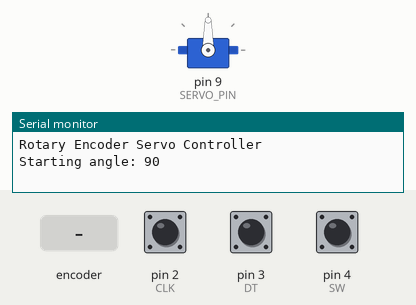
Simulated run of this sketch. Board: Arduino Uno, built with avr-gcc and run on an emulated ATmega328P. Parts: servo, the last lines printed to the serial monitor. The test bench sets the inputs (shaded band); at power-on: pin 4 (SW) HIGH, pin 2 (CLK) HIGH, pin 3 (DT) HIGH.

Above: at 1.2 s.
1.3 s: rotary encoder on pin 2 (CLK) / pin 3 (DT) turned 3 steps (first pin leading)
At 3.0 s:
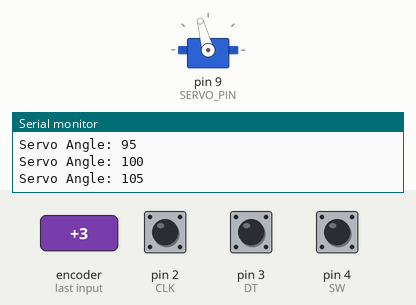
3.4 s: rotary encoder on pin 2 (CLK) / pin 3 (DT) turned 3 steps (first pin leading)
At 4.7 s:
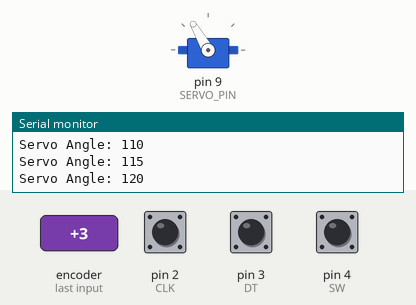
5.5 s: pin 4 (SW) pulled LOW for 0.15 s
At 6.0 s:
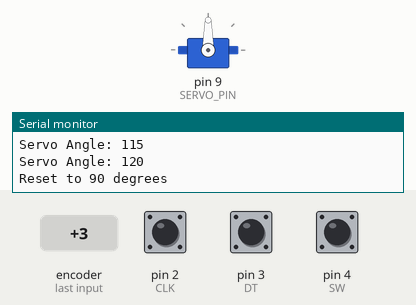
Timing chart, 0 to 8.5 s (numbered marks = the images above; inputs shaded):
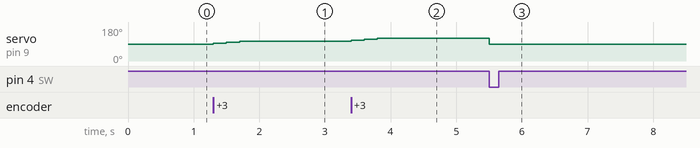

Measured:
- after the input at 1.3 s, servo on pin 9 (SERVO_PIN): 90° → 95° at once, → 100° 0.20 s later, → 105° 0.20 s later
- after the input at 3.4 s, servo on pin 9 (SERVO_PIN): 105° → 110° at once, → 115° 0.20 s later, → 120° 0.20 s later
- after the input at 5.5 s, servo on pin 9 (SERVO_PIN): 120° → 90° at once

The sketch:

arduinoCodeServoMotor.ino
```cpp
#include <Servo.h>

Servo myServo;

const int CLK = 2;
const int DT = 3;
const int SW = 4;

const int SERVO_PIN = 9;

int angle = 90;
int lastCLK;

bool lastButtonState = HIGH;
unsigned long lastButtonTime = 0;

void setup() {
  Serial.begin(9600);

  pinMode(CLK, INPUT_PULLUP);
  pinMode(DT, INPUT_PULLUP);
  pinMode(SW, INPUT_PULLUP);

  myServo.attach(SERVO_PIN);
  myServo.write(angle);

  lastCLK = digitalRead(CLK);

  Serial.println("Rotary Encoder Servo Controller");
  Serial.println("Starting angle: 90");
}

void loop() {
  int currentCLK = digitalRead(CLK);

  if (currentCLK != lastCLK && currentCLK == LOW) {

    if (digitalRead(DT) != currentCLK) {
      angle += 5;
    } else {
      angle -= 5;
    }

    angle = constrain(angle, 0, 180);

    myServo.write(angle);

    Serial.print("Servo Angle: ");
    Serial.println(angle);
  }

  lastCLK = currentCLK;

  bool buttonState = digitalRead(SW);

  if (buttonState == LOW && lastButtonState == HIGH &&
      millis() - lastButtonTime > 200) {

    angle = 90;
    myServo.write(angle);

    Serial.println("Reset to 90 degrees");

    lastButtonTime = millis();
  }

  lastButtonState = buttonState;
}
```
